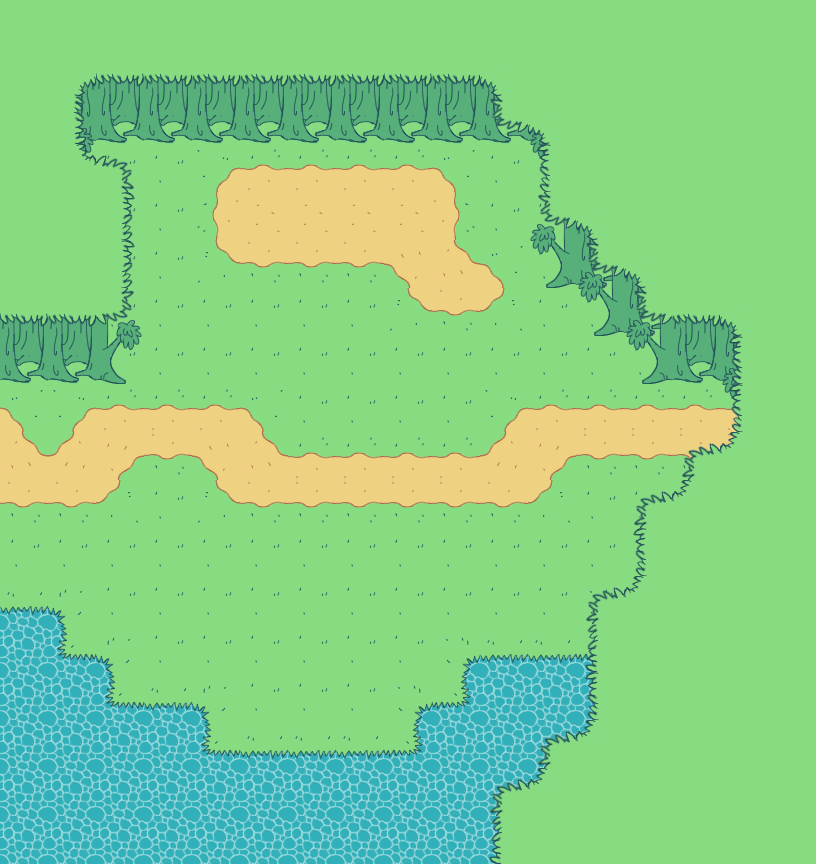

This is a level from a 2D game, rendered from its Tiled map with the project's own tilesets. A one-line summary and the complete map file follow:
An orthogonal 17x18 tile map with 48x48 px tiles, 5 tile layers (BL_agua, BL_grama , BL_areia, BL_TRONCO, ...) and 12 objects (teleport).

<map version="1.2" tiledversion="1.3.4" orientation="orthogonal" renderorder="right-down" width="17" height="18" tilewidth="48" tileheight="48" infinite="0" nextlayerid="9" nextobjectid="13">
 <editorsettings>
  <export target="../mata_A.lua" format="lua" />
 </editorsettings>
 <tileset firstgid="1" source="../tilesets/Mata_A1.tsx" />
 <layer id="1" name="BL_agua" width="17" height="18">
  <data encoding="csv">
23,23,23,23,23,23,23,23,23,23,23,23,23,23,23,23,23,
23,23,23,23,23,23,23,23,23,23,23,23,23,23,23,23,23,
23,23,23,23,23,23,23,23,23,23,23,23,23,23,23,23,23,
23,23,23,23,23,23,23,23,23,23,23,23,23,23,23,23,23,
23,23,23,23,23,23,23,23,23,23,23,23,23,23,23,23,23,
23,23,23,23,23,23,23,23,23,23,23,23,23,23,23,23,23,
23,23,23,23,23,23,23,23,23,23,23,23,23,23,23,23,23,
23,23,23,23,23,23,23,23,23,23,23,23,23,23,23,23,23,
23,23,23,23,23,23,23,23,23,23,23,23,23,23,23,23,23,
23,23,23,23,23,23,23,23,23,23,23,23,23,23,23,23,23,
23,23,23,23,23,23,23,23,23,23,23,23,23,23,23,23,23,
23,23,23,23,23,23,23,23,23,23,23,23,23,23,23,23,23,
23,23,23,23,23,23,23,23,23,23,23,23,23,23,23,23,23,
23,23,23,23,23,23,23,23,23,23,23,23,23,23,23,23,23,
23,23,23,23,23,23,23,23,23,23,23,23,23,23,23,23,23,
23,23,23,23,23,23,23,23,23,23,23,23,23,23,23,23,23,
23,23,23,23,23,23,23,23,23,23,23,23,23,23,23,23,23,
23,23,23,23,23,23,23,23,23,23,23,23,23,23,23,23,23
</data>
 </layer>
 <layer id="2" name="BL_grama " width="17" height="18">
  <data encoding="csv">
83,83,83,83,83,83,83,83,83,83,83,83,83,83,83,83,83,
83,83,83,83,83,83,83,83,83,83,83,83,83,83,83,83,83,
83,83,83,83,83,83,83,83,83,83,83,83,83,83,83,83,83,
83,83,83,83,83,83,83,83,83,83,83,83,83,83,83,83,83,
83,83,83,83,83,83,83,83,83,83,83,83,83,83,83,83,83,
83,83,83,83,83,83,83,83,83,83,83,83,83,83,83,83,83,
83,83,83,83,83,83,83,83,83,83,83,83,83,83,83,83,83,
83,83,83,83,83,83,83,83,83,83,83,83,83,83,83,83,83,
83,83,83,83,83,83,83,83,83,83,83,83,83,83,83,83,83,
83,83,83,83,83,83,83,83,83,83,83,83,83,83,83,83,83,
83,83,83,83,83,83,83,83,83,83,83,83,83,83,83,83,83,
83,83,83,83,83,83,83,83,83,83,83,83,83,83,83,83,83,
99,20,83,83,83,83,83,83,83,83,83,83,18,99,99,99,19,
0,98,22,83,83,83,83,83,83,21,19,99,100,0,0,0,0,
0,0,98,19,22,83,83,83,21,100,0,0,0,0,0,0,0,
0,0,0,0,98,99,99,19,100,0,0,0,0,0,0,0,0,
0,0,0,0,0,0,0,0,0,0,0,0,0,0,0,0,0,
0,0,0,0,0,0,0,0,0,0,0,0,0,0,0,0,0
</data>
 </layer>
 <layer id="3" name="BL_areia" width="17" height="18">
  <data encoding="csv">
0,0,0,0,0,0,0,0,0,0,0,0,0,0,0,0,0,
0,0,0,0,0,0,0,0,0,0,0,0,0,0,0,0,0,
0,0,0,0,0,0,0,0,0,0,0,0,0,0,0,0,0,
0,0,0,0,58,59,59,59,59,60,0,0,0,0,0,0,0,
0,0,0,0,74,75,75,75,75,76,0,0,0,0,0,0,0,
0,0,0,0,90,91,91,91,62,77,60,0,0,0,0,0,0,
0,0,0,0,0,0,0,0,90,91,92,0,0,0,0,0,0,
0,0,0,0,0,0,0,0,0,0,0,0,0,0,0,0,0,
60,58,59,59,59,60,0,0,0,0,58,59,59,59,59,59,59,
77,78,61,91,62,77,59,59,59,59,78,61,91,91,91,91,91,
91,91,92,0,90,91,91,91,91,91,91,92,0,0,0,0,0,
0,0,0,0,0,0,0,0,0,0,0,0,0,0,0,0,0,
0,0,0,0,0,0,0,0,0,0,0,0,0,0,0,0,0,
0,0,0,0,0,0,0,0,0,0,0,0,0,0,0,0,0,
0,0,0,0,0,0,0,0,0,0,0,0,0,0,0,0,0,
0,0,0,0,0,0,0,0,0,0,0,0,0,0,0,0,0,
0,0,0,0,0,0,0,0,0,0,0,0,0,0,0,0,0,
0,0,0,0,0,0,0,0,0,0,0,0,0,0,0,0,0
</data>
 </layer>
 <layer id="5" name="BL_TRONCO" width="17" height="18">
  <data encoding="csv">
0,0,0,0,0,0,0,0,0,0,0,0,0,0,0,0,0,
0,153,163,163,163,163,163,163,163,163,163,152,0,0,0,0,0,
0,169,179,179,179,179,179,179,179,179,179,168,0,0,0,0,0,
0,185,0,0,0,0,0,0,0,0,0,184,0,0,0,0,0,
0,0,0,0,0,0,0,0,0,0,0,162,152,0,0,0,0,
0,0,0,0,0,0,0,0,0,0,0,178,168,152,0,0,0,
163,163,164,0,0,0,0,0,0,0,0,0,184,168,163,152,0,
179,179,185,0,0,0,0,0,0,0,0,0,0,184,179,168,0,
0,0,0,0,0,0,0,0,0,0,0,0,0,0,0,184,0,
0,0,0,0,0,0,0,0,0,0,0,0,0,0,0,0,0,
0,0,0,0,0,0,0,0,0,0,0,0,0,0,0,0,0,
0,0,0,0,0,0,0,0,0,0,0,0,0,0,0,0,0,
0,0,0,0,0,0,0,0,0,0,0,0,0,0,0,0,0,
0,0,0,0,0,0,0,0,0,0,0,0,0,0,0,0,0,
0,0,0,0,0,0,0,0,0,0,0,0,0,0,0,0,0,
0,0,0,0,0,0,0,0,0,0,0,0,0,0,0,0,0,
0,0,0,0,0,0,0,0,0,0,0,0,0,0,0,0,0,
0,0,0,0,0,0,0,0,0,0,0,0,0,0,0,0,0
</data>
 </layer>
 <layer id="4" name="FL_Topo arvore" width="17" height="18">
  <data encoding="csv">
131,131,131,131,131,131,131,131,131,131,131,131,131,131,131,131,131,
131,117,147,118,118,118,118,118,147,118,119,131,131,131,131,131,131,
131,133,0,0,0,0,0,0,0,0,146,119,131,131,131,131,131,
131,149,116,0,0,0,0,0,0,0,0,130,131,131,131,131,131,
131,131,132,0,0,0,0,0,0,0,0,146,119,131,131,131,131,
131,131,132,0,0,0,0,0,0,0,0,0,146,119,131,131,131,
147,118,148,0,0,0,0,0,0,0,0,0,0,146,118,119,131,
0,0,0,0,0,0,0,0,0,0,0,0,0,0,0,130,131,
0,0,0,0,0,0,0,0,0,0,0,0,0,0,0,130,131,
0,0,0,0,0,0,0,0,0,0,0,0,0,0,114,151,131,
0,0,0,0,0,0,0,0,0,0,0,0,0,114,151,131,131,
0,0,0,0,0,0,0,0,0,0,0,0,0,130,131,131,131,
0,0,0,0,0,0,0,0,0,0,0,0,114,151,131,131,131,
0,0,0,0,0,0,0,0,0,0,0,0,135,131,131,131,131,
0,0,0,0,0,0,0,0,0,0,0,0,130,131,131,131,131,
0,0,0,0,0,0,0,0,0,0,0,114,151,131,131,131,131,
0,0,0,0,0,0,0,0,0,0,114,151,131,131,131,131,131,
0,0,0,0,0,0,0,0,0,0,135,131,131,131,131,131,131
</data>
 </layer>
 <objectgroup color="#00ff00" id="6" name="WALK_caminho">
  <object id="1" x="0.87031" y="388.158" width="720.616" height="214.967" />
  <object id="2" x="97.4747" y="144.471" width="445.599" height="246.298" />
  <object id="3" x="532.63" y="290.683" width="107.048" height="107.048" />
  <object id="4" x="67.8842" y="597.903" width="566.572" height="159.267" />
 </objectgroup>
 <objectgroup color="#ff0000" id="7" name="BLOCK_bloqueio">
  <object id="5" x="50.478" y="652.732" width="65.2732" height="58.3108" />
  <object id="6" x="106.178" y="700.599" width="105.307" height="67.0139" />
  <object id="7" x="409.916" y="697.988" width="66.1435" height="74.8466" />
  <object id="8" x="460.394" y="650.992" width="178.413" height="56.5701" />
  <object id="9" x="526.537" y="219.318" width="26.1093" height="49.6077" />
  <object id="10" x="580.497" y="269.796" width="66.1435" height="64.4029" />
  <object id="11" x="626.623" y="316.793" width="34.8124" height="48.7373" />
 </objectgroup>
 <objectgroup color="#0000ff" id="8" name="EVENTS">
  <object id="12" type="teleport" x="-6.09217" y="387.288" width="14.7953" height="215.034">
   <properties>
    <property name="facing" value="left" />
    <property name="map" value="mata_A2" />
    <property name="sendToX" type="int" value="805" />
    <property name="sendToY" type="int" value="475" />
    <property name="trigger" value="touch" />
   </properties>
  </object>
 </objectgroup>
</map>
